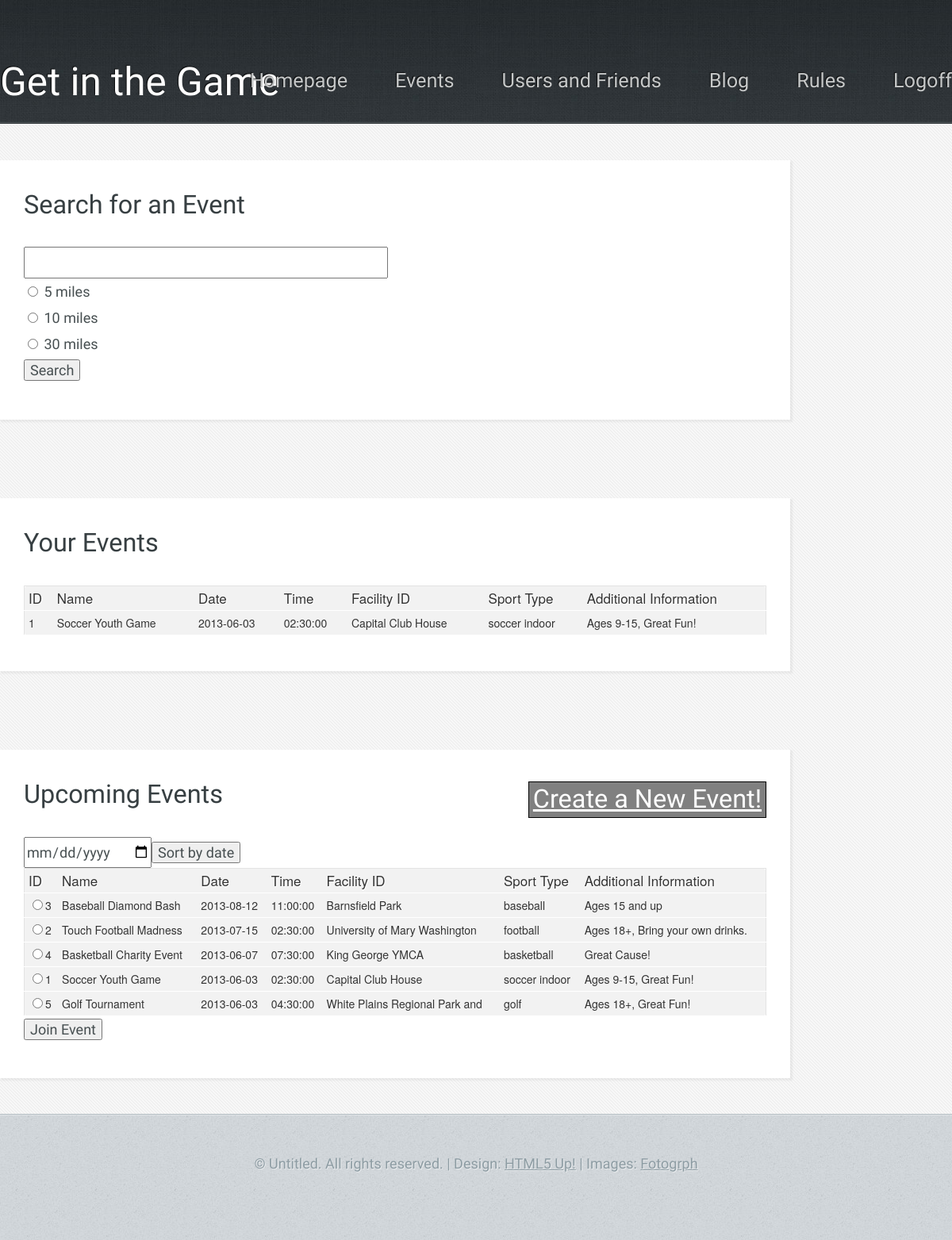
The page /joinevent.php (signed in) on the database its author committed.
### tables this page shows
CREATE TABLE IF NOT EXISTS events (
	event_id INT(11) NOT NULL AUTO_INCREMENT,
	name VARCHAR(30) NOT NULL,
	event_date DATE NOT NULL,
	event_time TIME NOT NULL,
	fac_id INT(11) NOT NULL,
	sport_name VARCHAR(20) NOT NULL,
	ad TEXT DEFAULT NULL,
	index (event_date),
	CONSTRAINT facilities_fac_id_fk FOREIGN KEY (fac_id) REFERENCES facilities(fac_id),
	CONSTRAINT sports_sport_name_fk FOREIGN KEY (sport_name) REFERENCES sports(sport_name),
	PRIMARY KEY (event_id)
);

CREATE TABLE IF NOT EXISTS facilities (
	fac_id INT(11) NOT NULL AUTO_INCREMENT,
	name VARCHAR(30) NOT NULL,
	street_address VARCHAR(45) NOT NULL,
	fac_zip VARCHAR(5) NOT NULL,
	CONSTRAINT us_zip_zip_fk FOREIGN KEY (fac_zip) REFERENCES us_zips(zip),
	PRIMARY KEY (fac_id)
);

### joinevent.php (the view, shortened to what this page needs)
<?php include 'php/session_start_loggedin.php';?>
<!DOCTYPE HTML>
<html>
	<head>
	</head>
	<body class="subpage">
			<div id="header-wrapper">
				<header id="header" class="5grid-layout">
					<div class="row">
						<div class="10u">
							<?php include 'php/menu.php'; ?>
						</div>
					</div>
				</header>
			</div>
			<div id="content-wrapper">
				<div id="content">
					<div class="5grid-layout">
						<div class="row">
							<div class="10u">
									<?php include 'php/db_connect.php'; ?>
									<?php
										function load_events($db, $your_query, $isYourEvents, $radio_button_name) {
											echo "<table id='table-2'>";
											echo "<tr><th>ID</th><th>Name</th><th>Date</th><th>Time</th><th>Facility ID</th><th>Sport Type</th><th>Additional Information</th></tr>";
											$result = mysqli_query($db, $your_query) or die("Error Querying Database for events from joinevent.php: load_events function");
											while($row = mysqli_fetch_array($result)) {
												$event_id = $row['event_id'];
												$event_name = $row['name'];
												$event_date = $row['event_date'];
												$event_time = $row['event_time'];
												$event_fac_id = $row['fname'];
												$event_sport_type = $row['sport_name'];
												$event_ad = $row['ad'];
												if (!$isYourEvents) { $radio = "<input type='radio' name='$radio_button_name' value='$event_id' />"; }
												else { $radio = ""; }
												echo "<tr><td>$radio$event_id</td><td>$event_name</td><td>$event_date</td><td>$event_time</td><td>$event_fac_id</td><td>$event_sport_type</td><td>$event_ad</td></tr>";
											}
											echo "</table>";
										}
									?>
									<section>
										<header>
											<h2>Search for an Event<h2>
										</header>
										<?php
											echo "<form method = 'input' action='joinevent.php' enctype='multipart/form-data'>";
											echo "<input type='text' id='search' name='search' size='40'/><br/>";
											echo "<input type='radio' name='d' value=m1 /> 5 miles<br />";
											echo "<input type='radio' name='d' value=m2 /> 10 miles<br />";
											echo "<input type='radio' name='d' value=m3 /> 30 miles<br />";
											echo "<tr><td><input type='submit' name='s' value='Search' /></td><td>&nbsp;</td></tr>";
											echo "</form>";
										?>
									</section>
									<section>
										<header>
											<h2>Your Events</h2>
										</header>
											<?php
												$query = "SELECT e.*, f.name as fname FROM events as e natural join jevents as j left join facilities as f on (e.fac_id = f.fac_id) where username='$s_username' ORDER BY event_date DESC";
												load_events($db, $query, TRUE, "events_your");
											?>
									</section>
									<section>
										<header>
											<h2>Upcoming Events <a href="event.php" style="float:right; border:1px solid black; background-color: gray; color: white; padding:5px; display:inline-block;">Create a New Event!</a></h2>
										</header>
										<form method = "post" action ="joinevent.php" entctype="multipart/form-data">
											<input type="date" name="sortbydate" /><input type="submit" name="sortbydate_submit" value="Sort by date" />
										</form>
										<form method = "post" action = "joinevent.php" enctype="multipart/form-data">
										<?php
												if (isset($_POST['sortbydate_submit']) and isset($_POST['sortbydate']) and $_POST['sortbydate'] <> "") {
													$sort_date = mysqli_real_escape_string($db, trim($_POST['sortbydate']));
													$query = "SELECT e.*, f.name as fname FROM events as e left join facilities as f on (e.fac_id = f.fac_id) WHERE e.event_date = '$sort_date'";
												} else {
													$query = "SELECT e.*, f.name as fname FROM events as e left join facilities as f on (e.fac_id = f.fac_id) ORDER BY event_date DESC LIMIT 10";
												}
												load_events($db, $query, FALSE, "events_upcoming");
											?>
											<tr><td><input type="submit" name="join_event_from_upcoming" value="Join Event" /></td><td>&nbsp;</td></tr>
										</form>
									</section>
							</div>
						</div>
					</div>
				</div>
			</div>
			<div id="copyright">
				&copy; Untitled. All rights reserved. | Design: <a href="http://html5up.net">HTML5 Up!</a> | Images: <a href="http://fotogrph.com">Fotogrph</a>
			</div>
	</body>
</html>

### css/5grid/core.css (style rules this page uses)
html, body, div, span, applet, object, iframe, h1, h2, h3, h4, h5, h6, p, blockquote, pre, a, abbr, acronym, address, big, cite, code, del, dfn, em, img, ins, kbd, q, s, samp, small, strike, strong, sub, sup, tt, var, b, u, i, center, dl, dt, dd, ol, ul, li, fieldset, form, label, legend, table, caption, tbody, tfoot, thead, tr, th, td, article, aside, canvas, details, embed, figure, figcaption, footer, header, hgroup, menu, nav, output, ruby, section, summary, time, mark, audio, video { margin: 0; padding: 0; border: 0; font-size: 100%; font: inherit; vertical-align: baseline; }
article, aside, details, figcaption, figure, footer, header, hgroup, menu, nav, section { display: block; }
body { line-height: 1; }
table { border-collapse: collapse; border-spacing: 0; }
.\35 grid .\31 0u { width: 83%; }
.\35 grid .\31 u, .\35 grid .\32 u, .\35 grid .\33 u, .\35 grid .\34 u, .\35 grid .\35 u, .\35 grid .\36 u, .\35 grid .\37 u, .\35 grid .\38 u, .\35 grid .\39 u, .\35 grid .\31 0u, .\35 grid .\31 1u, .\35 grid .\31 2u { margin: 1% 0 1% 2%; float: left; }
.\35 grid:after { content: ''; display: block; clear: both; height: 0; }

### css/style.css (style rules this page uses)
body { background: #D4D9DD url('images/bg03.jpg'); }
body, input, textarea, select { color: #474f51; font-size: 13.5pt; font-family: 'Yanone Kaffeesatz'; line-height: 1.85em; font-weight: 300; }
a { text-decoration: underline; }
section > :last-child, .last-child { margin-bottom: 0 !important; }
#table-2 { border: 1px solid #e3e3e3; background-color: #f2f2f2; width: 100%; border-radius: 6px; -webkit-border-radius: 6px; -moz-border-radius: 6px; }
#table-2 td, #table-2 th { padding: 5px; color: #333; }
#table-2 th { font-family: 'Helvetica Neue', Helvetica, Arial, sans-serif; font-size: 17px; line-height: 20px; font-style: normal; font-weight: normal; text-align: left; text-shadow: white 1px 1px 1px; }
#table-2 td { line-height: 20px; font-family: 'Helvetica Neue', Helvetica, Arial, sans-serif; font-size: 14px; border-bottom: 1px solid #fff; border-top: 1px solid #fff; }

### css/5grid/core-desktop.css (style rules this page uses)
.\35 grid .row:after { content: ''; display: block; clear: both; height: 0; }
.\35 grid .row > :first-child { margin-left: 0; }
.\35 grid .row:first-child > * { margin-top: 0; }
.\35 grid .row:last-child > * { margin-bottom: 0; }

### css/style-desktop.css (style rules this page uses)
section:last-child { margin-bottom: 0 !important; }
#header-wrapper { background: #3B4346 url('images/bg01.jpg'); border-bottom: solid 1px #272d30; box-shadow: inset 0px -1px 0px 0px #51575a; text-shadow: -1px -1px 1px rgba(0,0,0,0.75); }
.subpage #header-wrapper { height: 155px; }
#content-wrapper { background: #f7f7f7 url('images/bg04.png'); border-top: solid 1px #fff; padding: 45px 0 45px 0; }
#header { min-height: 155px; position: relative; }
#content section { background: #fff; padding: 40px 30px 45px 30px; box-shadow: 2px 2px 2px 1px rgba(128,128,128,0.1); margin: 0 0 10% 0; }
#content h2 { font-size: 1.8em; color: #373f42; margin: 0 0 0.25em 0; }
#content a { color: #ED391B; }
#content header { margin: 0 0 2em 0; }
#copyright { border-top: solid 1px #b5bec3; box-shadow: inset 0px 1px 0px 0px #e0e4e7; text-align: center; padding: 45px 0 80px 0; color: #8d9ca3; text-shadow: 1px 1px 0px rgba(255,255,255,0.5); }
#copyright a { color: #8d9ca3; }

### css/5grid/core-1200px.css (style rules this page uses)
.\35 grid-layout { width: 1200px; margin: 0 auto; }

### rows shown on the page
events: event_id "1", name "Soccer Youth Game", event_date "2013-06-03", event_time "02:30:00", fac.name "Capital Club House", sport_name "soccer indoor", ad "Ages 9-15, Great Fun!"
events: event_id "3", name "Baseball Diamond Bash", event_date "2013-08-12", event_time "11:00:00", fac.name "Barnsfield Park", sport_name "baseball", ad "Ages 15 and up"
events: event_id "2", name "Touch Football Madness", event_date "2013-07-15", event_time "02:30:00", fac.name "University of Mary Washington", sport_name "football", ad "Ages 18+, Bring your own drinks."
events: event_id "4", name "Basketball Charity Event", event_date "2013-06-07", event_time "07:30:00", fac.name "King George YMCA", sport_name "basketball", ad "Great Cause!"
events: event_id "5", name "Golf Tournament", event_date "2013-06-03", event_time "04:30:00", fac.name "White Plains Regional Park and", sport_name "golf", ad "Ages 18+, Great Fun!"
